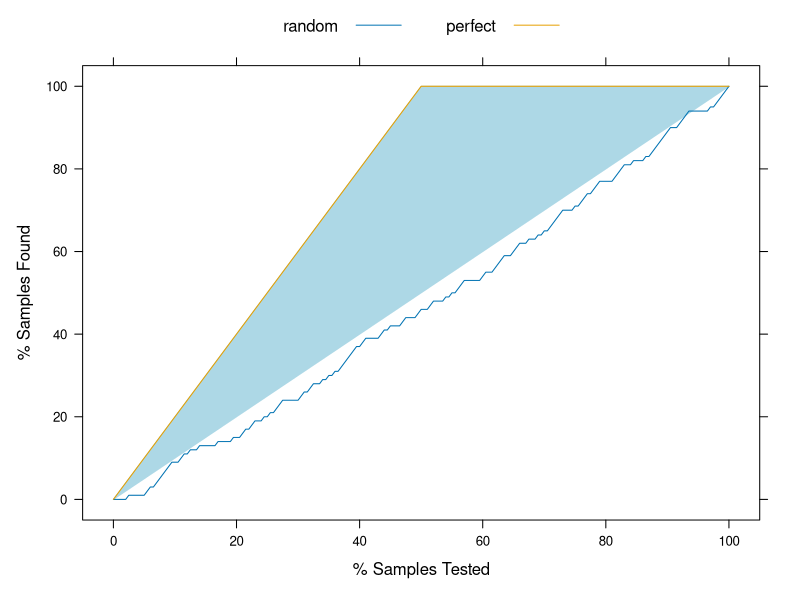
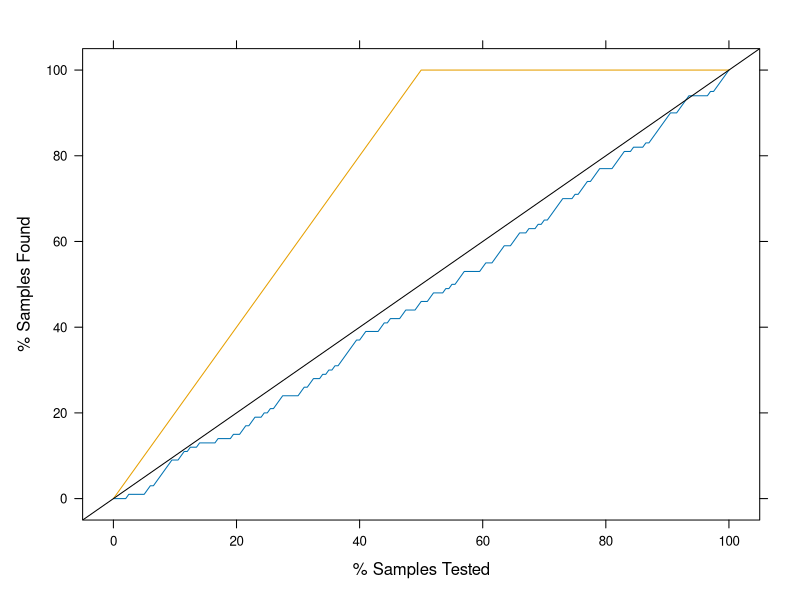

The R script that drew these images, in order:
library(caret)


### Name: panel.lift2
### Title: Lattice Panel Functions for Lift Plots
### Aliases: panel.lift2 panel.lift
### Keywords: hplot

### ** Examples


set.seed(1)
simulated <- data.frame(obs = factor(rep(letters[1:2], each = 100)),
                        perfect = sort(runif(200), decreasing = TRUE),
                        random = runif(200))

regionInfo <- trellis.par.get("reference.line")
regionInfo$col <- "lightblue"
trellis.par.set("reference.line", regionInfo)

lift2 <- lift(obs ~ random + perfect, data = simulated)
lift2
xyplot(lift2, auto.key = list(columns = 2))

## use a different panel function
xyplot(lift2, panel = panel.lift)
